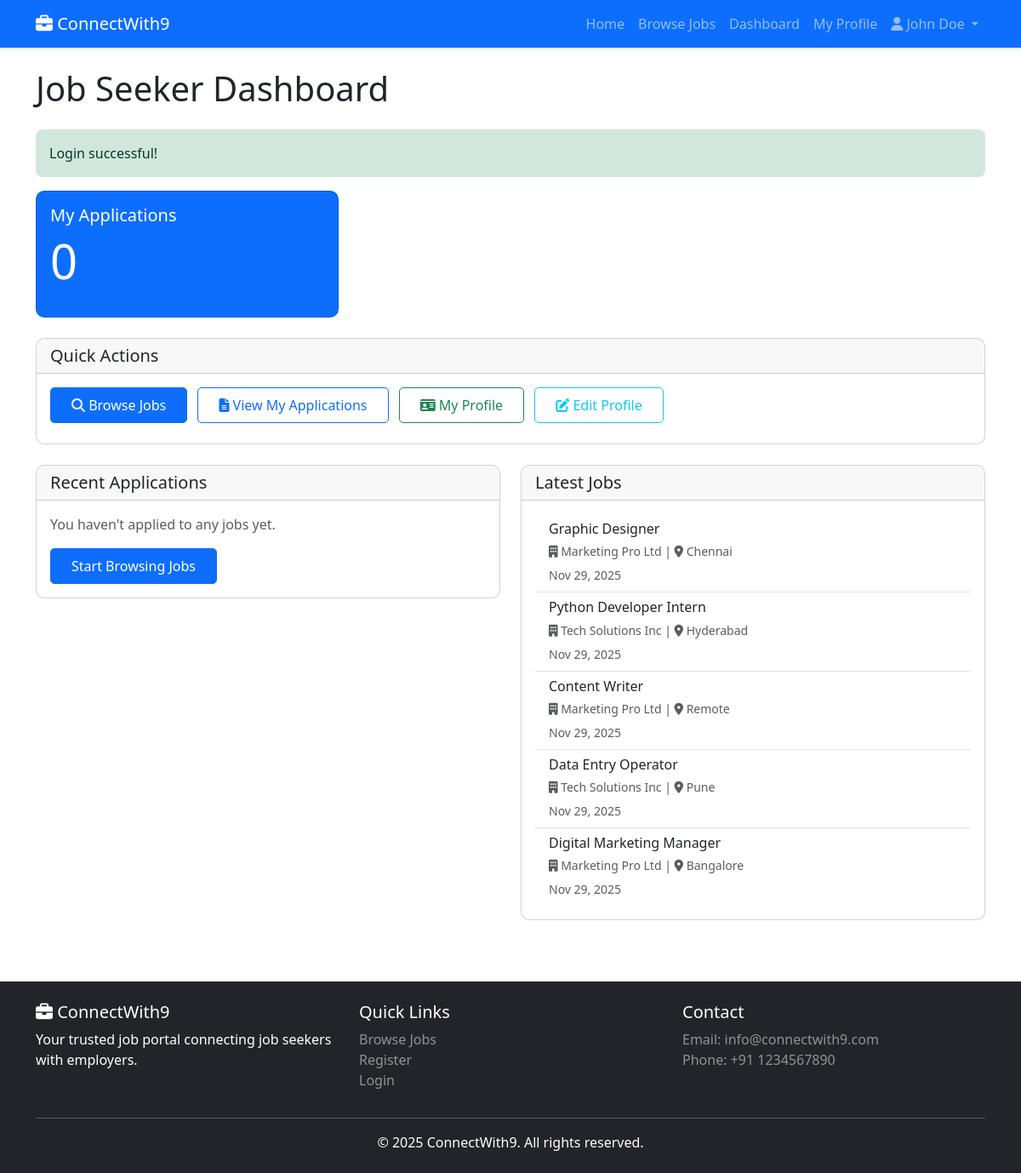
Page /jobseeker/dashboard (signed in) on the committed database.
### tables this page shows
CREATE TABLE IF NOT EXISTS users (
    id INT AUTO_INCREMENT PRIMARY KEY,
    name VARCHAR(100) NOT NULL,
    email VARCHAR(100) NOT NULL UNIQUE,
    password VARCHAR(255) NOT NULL,
    type ENUM('jobseeker','employer','admin') DEFAULT 'jobseeker',
    verified TINYINT(1) DEFAULT 0,
    created_at TIMESTAMP DEFAULT CURRENT_TIMESTAMP,
    INDEX idx_email (email),
    INDEX idx_type (type)
);

CREATE TABLE IF NOT EXISTS jobs (
    id INT AUTO_INCREMENT PRIMARY KEY,
    title VARCHAR(255) NOT NULL,
    description TEXT NOT NULL,
    category_id INT NOT NULL,
    employer_id INT NOT NULL,
    location VARCHAR(100) NOT NULL,
    salary VARCHAR(50),
    type ENUM('Full-time','Part-time','Contract','Internship') DEFAULT 'Full-time',
    status ENUM('Pending','Approved','Rejected') DEFAULT 'Pending',
    created_at TIMESTAMP DEFAULT CURRENT_TIMESTAMP,
    FOREIGN KEY (category_id) REFERENCES categories(id) ON DELETE CASCADE,
    FOREIGN KEY (employer_id) REFERENCES users(id) ON DELETE CASCADE,
    INDEX idx_status (status),
    INDEX idx_category (category_id),
    INDEX idx_location (location),
    INDEX idx_created (created_at)
);

### app/controllers/JobSeekerController.php (called while the page is built, shortened)
<?php
require_once __DIR__ . '/../models/Job.php';
require_once __DIR__ . '/../models/Application.php';
require_once __DIR__ . '/../../includes/functions.php';
class JobSeekerController {
    private $jobModel;
    private $applicationModel;
    public function __construct() {
        $this->jobModel = new Job();
        $this->applicationModel = new Application();
    }
    public function dashboard() {
        $user = getCurrentUser();
        $stats = [
            'applications' => $this->applicationModel->countByUser($user['id'])
        ];
        $recentApplications = $this->applicationModel->getByUser($user['id'], 5);
        $latestJobs = $this->jobModel->getAll(['status' => JOB_STATUS_APPROVED, 'limit' => 5]);
        require __DIR__ . '/../views/jobseeker/dashboard.php';
    }
}

### includes/functions.php (called while the page is built, shortened)
<?php
function isLoggedIn() {
    return isset($_SESSION['user_id']);
}
function getCurrentUser() {
    require_once __DIR__ . '/../app/models/User.php';
    $userModel = new User();
    return $userModel->findById($_SESSION['user_id']);
}
function formatDate($date, $format = 'M d, Y') {
    return date($format, strtotime($date));
}
function getFlash($key) {
    if (isset($_SESSION['flash'][$key])) {
        $message = $_SESSION['flash'][$key];
        return $message;
    }
    return null;
}
function baseUrl($path = '') {
    $protocol = isset($_SERVER['HTTPS']) && $_SERVER['HTTPS'] === 'on' ? 'https' : 'http';
    $host = $_SERVER['HTTP_HOST'] ?? 'localhost:5000';
    $baseUrl = $protocol . '://' . $host;
    return $baseUrl . '/' . ltrim($path, '/');
}
function asset($path) {
    return baseUrl('assets/' . ltrim($path, '/'));
}

### config/database.php (called while the page is built, shortened)
<?php
class Database {
    private static $instance = null;
    private $conn;
    private function __construct() {
        try {
            $dsn = "mysql:host=" . DB_HOST . ";dbname=" . DB_NAME . ";charset=utf8mb4";
            $options = [
                PDO::ATTR_ERRMODE => PDO::ERRMODE_EXCEPTION,
                PDO::ATTR_DEFAULT_FETCH_MODE => PDO::FETCH_ASSOC,
                PDO::ATTR_EMULATE_PREPARES => false,
            ];
            $this->conn = new PDO($dsn, DB_USER, DB_PASS, $options);
        } catch (PDOException $e) {
            error_log("Database Connection Error: " . $e->getMessage());
            die("Database connection failed. Please try again later.");
        }
    }
    public static function getInstance() {
        if (self::$instance === null) {
            self::$instance = new self();
        }
        return self::$instance;
    }
    public function getConnection() {
        return $this->conn;
    }
}
function getDB() {
    return Database::getInstance()->getConnection();
}

### app/models/User.php (called while the page is built, shortened)
<?php
require_once __DIR__ . '/../../config/database.php';
class User {
    private $db;
    public function __construct() {
        $this->db = getDB();
    }
    public function findById($id) {
        $sql = "SELECT * FROM users WHERE id = :id LIMIT 1";
        $stmt = $this->db->prepare($sql);
        $stmt->execute([':id' => $id]);
        return $stmt->fetch();
    }
}

### app/models/Application.php (called while the page is built, shortened)
<?php
require_once __DIR__ . '/../../config/database.php';
class Application {
    private $db;
    public function __construct() {
        $this->db = getDB();
    }
    public function countByUser($userId) {
        $sql = "SELECT COUNT(*) as total FROM applications WHERE user_id = :user_id";
        $stmt = $this->db->prepare($sql);
        $stmt->execute([':user_id' => $userId]);
        $result = $stmt->fetch();
        return $result['total'];
    }
}

### app/models/Job.php (called while the page is built, shortened)
<?php
require_once __DIR__ . '/../../config/database.php';
class Job {
    private $db;
    public function __construct() {
        $this->db = getDB();
    }
    public function getAll($filters = []) {
        $sql = "SELECT j.*, u.name as employer_name, c.name as category_name, c.slug as category_slug
                FROM jobs j
                LEFT JOIN users u ON j.employer_id = u.id
                LEFT JOIN categories c ON j.category_id = c.id
                WHERE 1=1";
        $params = [];
        if (!empty($filters['status'])) {
            $sql .= " AND j.status = :status";
            $params[':status'] = $filters['status'];
        }
        $sql .= " ORDER BY j.created_at DESC";
        if (!empty($filters['limit'])) {
            $sql .= " LIMIT :limit OFFSET :offset";
        }
        $stmt = $this->db->prepare($sql);
        foreach ($params as $key => $value) {
            $stmt->bindValue($key, $value);
        }
        if (!empty($filters['limit'])) {
            $stmt->bindValue(':limit', (int)$filters['limit'], PDO::PARAM_INT);
            $stmt->bindValue(':offset', (int)($filters['offset'] ?? 0), PDO::PARAM_INT);
        }
        $stmt->execute();
        return $stmt->fetchAll();
    }
}

### app/views/jobseeker/dashboard.php (the view, shortened to what this page needs)
<?php
require __DIR__ . '/../common/header.php';
?>
<div class="container">
    <h1 class="mb-4">Job Seeker Dashboard</h1>
    <?php if ($success = getFlash('success')): ?>
        <div class="alert alert-success"><?= $success ?></div>
    <?php endif; ?>
    <div class="row mb-4">
        <div class="col-md-4">
            <div class="card text-white bg-primary">
                <div class="card-body">
                    <h5 class="card-title">My Applications</h5>
                    <p class="display-4"><?= $stats['applications'] ?></p>
                </div>
            </div>
        </div>
    </div>
    <div class="row mb-4">
        <div class="col-md-12">
            <div class="card">
                <div class="card-header">
                    <h5 class="mb-0">Quick Actions</h5>
                </div>
                <div class="card-body">
                    <a href="/jobs" class="btn btn-primary me-2 mb-2"><i class="fas fa-search"></i> Browse Jobs</a>
                    <a href="/jobseeker/applications" class="btn btn-outline-primary me-2 mb-2"><i class="fas fa-file-alt"></i> View My Applications</a>
                    <a href="/jobseeker/profile" class="btn btn-outline-success me-2 mb-2"><i class="fas fa-id-card"></i> My Profile</a>
                    <a href="/jobseeker/profile/edit" class="btn btn-outline-info mb-2"><i class="fas fa-edit"></i> Edit Profile</a>
                </div>
            </div>
        </div>
    </div>
    <div class="row">
        <div class="col-md-6">
            <div class="card">
                <div class="card-header">
                    <h5 class="mb-0">Recent Applications</h5>
                </div>
                <div class="card-body">
                    <?php if (empty($recentApplications)): ?>
                        <p class="text-muted">You haven't applied to any jobs yet.</p>
                        <a href="/jobs" class="btn btn-primary">Start Browsing Jobs</a>
                    <?php endif; ?>
                </div>
            </div>
        </div>
        <div class="col-md-6">
            <div class="card">
                <div class="card-header">
                    <h5 class="mb-0">Latest Jobs</h5>
                </div>
                <div class="card-body">
                    <div class="list-group list-group-flush">
                        <?php foreach ($latestJobs as $job): ?>
                        <a href="/jobs/<?= $job['id'] ?>" class="list-group-item list-group-item-action">
                            <h6 class="mb-1"><?= htmlspecialchars($job['title']) ?></h6>
                            <p class="mb-1 text-muted">
                                <small>
                                    <i class="fas fa-building"></i> <?= htmlspecialchars($job['employer_name']) ?> |
                                    <i class="fas fa-map-marker-alt"></i> <?= htmlspecialchars($job['location']) ?>
                                </small>
                            </p>
                            <small class="text-muted"><?= formatDate($job['created_at']) ?></small>
                        </a>
                        <?php endforeach; ?>
                    </div>
                </div>
            </div>
        </div>
    </div>
</div>
<?php require __DIR__ . '/../common/footer.php'; ?>

### app/views/common/header.php (shortened to what this page needs)
<?php
require_once __DIR__ . '/../../../includes/functions.php';
$currentUser = getCurrentUser();
?>
<!DOCTYPE html>
<html lang="en">
<head>
    <link href="https://cdn.jsdelivr.net/npm/bootstrap@5.3.0/dist/css/bootstrap.min.css" rel="stylesheet">
    <link href="https://cdnjs.cloudflare.com/ajax/libs/font-awesome/6.4.0/css/all.min.css" rel="stylesheet">
    <link href="<?= asset('css/style.css') ?>" rel="stylesheet">
</head>
<body>
    <nav class="navbar navbar-expand-lg navbar-dark bg-primary">
        <div class="container">
            <a class="navbar-brand" href="/">
                <i class="fas fa-briefcase"></i> ConnectWith9
            </a>
            <div class="collapse navbar-collapse" id="navbarNav">
                <ul class="navbar-nav ms-auto">
                    <li class="nav-item">
                        <a class="nav-link" href="/">Home</a>
                    </li>
                    <li class="nav-item">
                        <a class="nav-link" href="/jobs">Browse Jobs</a>
                    </li>
                    <?php if ($currentUser): ?>
                        <?php if ($currentUser['type'] === USER_TYPE_ADMIN): ?>
                            <li class="nav-item">
                                <a class="nav-link" href="/admin/dashboard">Dashboard</a>
                            </li>
                            <li class="nav-item">
                                <a class="nav-link" href="/admin/candidates">Candidates</a>
                            </li>
                        <?php else: ?>
                            <li class="nav-item">
                                <a class="nav-link" href="/jobseeker/dashboard">Dashboard</a>
                            </li>
                            <li class="nav-item">
                                <a class="nav-link" href="/jobseeker/profile">My Profile</a>
                            </li>
                        <?php endif; ?>
                        <li class="nav-item dropdown">
                            <a class="nav-link dropdown-toggle" href="#" id="userDropdown" role="button" data-bs-toggle="dropdown">
                                <i class="fas fa-user"></i> <?= htmlspecialchars($currentUser['name']) ?>
                            </a>
                        </li>
                    <?php endif; ?>
                </ul>
            </div>
        </div>
    </nav>
    <main class="py-4">

### public/assets/css/style.css (style rules this page uses)
:root { --primary-color: #0d6efd; --secondary-color: #6c757d; --success-color: #198754; --danger-color: #dc3545; --warning-color: #ffc107; --info-color: #0dcaf0; }
body { font-family: 'Segoe UI', Tahoma, Geneva, Verdana, sans-serif; min-height: 100vh; display: flex; flex-direction: column; }
main { flex: 1; }
.card { border-radius: 10px; overflow: hidden; }
.navbar { box-shadow: 0 2px 4px rgba(0,0,0,0.1); }
.btn { border-radius: 5px; padding: 0.5rem 1.5rem; transition: all 0.3s ease; }
.card { animation: fadeIn 0.5s ease; }
.alert { border-radius: 8px; border: none; }

### rows in the picture
users: name "John Doe"
jobs: title "Graphic Designer", employer.name "Marketing Pro Ltd", location "Chennai", created_at "Nov 29, 2025"
jobs: title "Python Developer Intern", employer.name "Tech Solutions Inc", location "Hyderabad", created_at "Nov 29, 2025"
jobs: title "Content Writer", employer.name "Marketing Pro Ltd", location "Remote", created_at "Nov 29, 2025"
jobs: title "Data Entry Operator", employer.name "Tech Solutions Inc", location "Pune", created_at "Nov 29, 2025"
jobs: title "Digital Marketing Manager", employer.name "Marketing Pro Ltd", location "Bangalore", created_at "Nov 29, 2025"

### other values in the picture
$success "Login successful!"
$stats['applications'] "0"
